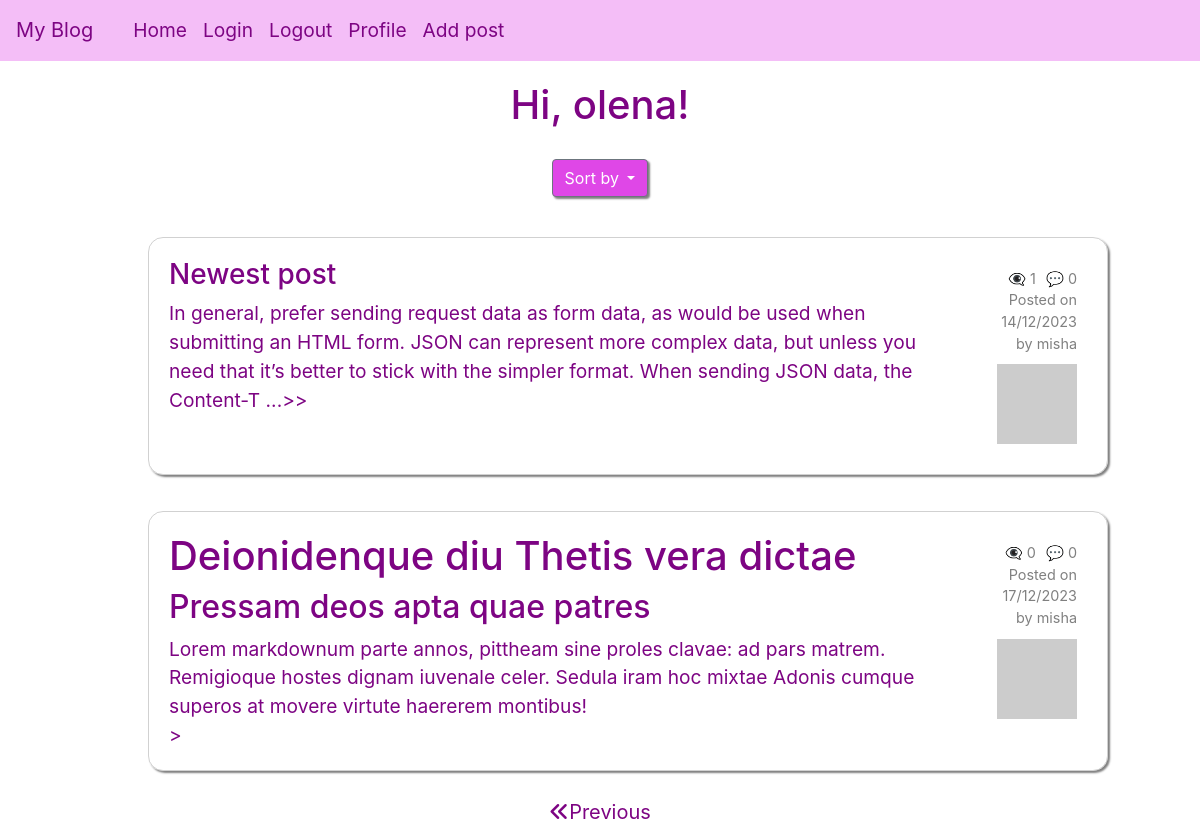
/home?page=3 (signed in), run on the app's committed database.
### app/models/models.py (models this page shows, shortened)
class User(UserMixin, db.Model):
    __tablename__ = "user"
    id = db.Column(db.Integer, primary_key=True)
    username = db.Column(String(64), unique=True, nullable=False)
    email = db.Column(db.String(120), unique=True, nullable=False)
    isAdmin = db.Column(db.Boolean, nullable=False)
    password_hash = db.Column(String(256))
    profile_image = db.Column(String(256))
    info = db.Column(String(256))
    posts = db.relationship('Post', back_populates='user', cascade='all, delete-orphan')
    comments = db.relationship('Comment', back_populates='user', cascade='all, delete-orphan')
    def get_avatar(self, size):
        digest = md5(self.email.lower().encode('utf-8')).hexdigest()
        self.profile_image = f'https://www.gravatar.com/avatar/{digest}?d=identicon&s={size}'
        return self.profile_image

class Post(db.Model):
    __tablename__ = "post"
    id = db.Column(db.Integer, primary_key=True)
    title = db.Column(String(250))
    title_html = db.Column(db.String(250))
    body = db.Column(String(2500))
    body_html = db.Column(db.String(2500))
    timestamp = db.Column(DateTime, default=func.now())
    user_id = db.Column(db.Integer, db.ForeignKey('user.id'), nullable=False)
    user = db.relationship('User', back_populates='posts')
    comments = db.relationship('Comment', back_populates='post', cascade='all, delete-orphan')
    views = db.Column(db.Integer, server_default=str(0))
    def get_comments_length(self):
        commments = Comment.query.filter_by(post_id=self.id).all()
        return len(commments)

### app/routes/routes.py (the view)
@blueprint.route('/', methods=["GET", "POST"])
@blueprint.route('/home', methods=["GET", "POST"])
@login_required
def index():
    page = request.args.get('page', 1, type=int)
    per_page = 2
    posts = Post.query.filter().paginate(page=page, per_page=per_page, error_out=False)
    form = DropdownForm()
    return render_template("index.html", posts=posts, form=form)

### app/templates/index.html (shortened to what this page needs)
{% extends "base.html" %}{% import "bootstrap/wtf.html" as wtf %} {% block
content %} {% if current_user.isAdmin %}
<div class="admin-view-link"><a href="/admin">Admin view</a></div>
<div class="extra">
    <h1 class="greeting">Hi, {{current_user.username }}!</h1>
</div>
{% else %}
<h1 class="greeting">Hi, {{current_user.username }}!</h1>
{% endif %} {% if posts %}
<div class="dropdown">
    <button
        class="btn btn-secondary dropdown-toggle"
        type="button"
        id="dropdownMenuButton"
        data-toggle="dropdown"
        aria-haspopup="true"
        aria-expanded="false"
    >
        Sort by
    </button>
</div>
{% for post in posts %}
<div class="posts">
    <ul>
        <a href="{{url_for('main.post', id=post.id)}}" class="post-link">
            <li class="post">
                <div class="avatar-comment">
                    <div>
                        {% if post.title_html %} {{post.title_html | safe}} {%
                        else %}
                        <h1>{{post.title}}</h1>
                        {% endif %} {{(post.body_html | safe)[0:250]}} ...>>
                    </div>
                </div>
                <div class="comments-date">
                    <div class="comments-views">
                        {% if not post.views%}
                        <p>👁️‍🗨️ 0</p>
                        {% else %}
                        <p>👁️‍🗨️ {{post.views}}</p>
                        {% endif %}
                        <p>💬 {{post.get_comments_length()}}</p>
                    </div>
                    <p>Posted on</p>
                    <p>{{post.timestamp.strftime('%d/%m/%Y')}}</p>
                    by {{post.user.username}}
                    <a href="{{url_for('main.user', username=post.user.username)}}">
                        <img src="{{ post.user.get_avatar(64) }}"
                    /></a>
                </div></li
        ></a>
    </ul>
</div>
{% endfor %}
{% if not sort_by %}
<div class="arrows">
    {% if posts.has_prev %}
    <a href="{{ url_for('main.index', page=posts.prev_num) }}"><i class="fa-solid fa-angles-left"></i>Previous</a>
    {% endif %}
</div>
{%endif%}
{% else %}
<h4 class="greeting">No posts yet</h4>
<h4 class="greeting">Be the first to create a post</h4>
{% endif %} {% endblock %}

### app/static/style.css (style rules this page uses)
* { margin: 0; box-sizing: border-box; }
html { scroll-behavior: smooth; }
a { cursor: pointer; text-decoration: none; color: rgb(223, 71, 231); }
button, .btn { cursor: pointer; }
.btn { float: right; background: rgb(223, 71, 231); color: white; box-shadow: 2px 2px 2px grey; }
ul { list-style-type: none; margin-left: 1rem; font-size: larger; }
.greeting { text-align: center; color: rgb(125, 4, 131); margin: 20px 0; }
.posts { display: flex; flex-direction: column; align-items: center; }
.post { margin: 10px; border: 1px solid rgba(128, 128, 128, 0.364); border-radius: 15px; padding: 20px; box-shadow: 2px 2px 2px grey; width: 80vw; display: grid; grid-template-columns: 5fr 1fr; grid-template-rows: 1fr; }
.comments-date, .comments-date a { display: flex; flex-direction: column; font-size: 0.9rem; align-items: flex-end; justify-content: flex-start; color: grey; padding: 5px; }
.comments-views { display: flex; flex-direction: row; font-size: 0.9rem; justify-content: center; gap: 10px; }
.avatar-comment { display: flex; gap: 20px; align-items: center; color: rgb(125, 4, 131); }
.avatar-comment p { margin: 0; }
.comments-date p { display: flex; flex-direction: column; align-items: flex-end; margin: 0px; }
.dropdown { display: flex; justify-content: center; margin: 30px 0; }
.arrows { display: flex; justify-content: center; font-size: 20px; gap: 20px; }
.arrows a { color: rgb(125, 4, 131); }

### data on the page
User: username "olena"
Post: title_html "Newest post", body_html "In general, prefer sending request data as form data, as would be used when submitting an HTML form. JSON can represent more complex data, but unless you need that it’s better to stick with the simpler format. When sending JSON data, the Content-T", views "1", get_comments_length "0", timestamp "14/12/2023", user.username "misha"
Post: title_html "Deionidenque diu Thetis vera dictae", body_html "Pressam deos apta quae patres Lorem markdownum parte annos, pittheam sine proles clavae: ad pars matrem. Remigioque hostes dignam iuvenale celer. Sedula iram hoc mixtae Adonis cumque superos at movere virtute haererem montibus!", shows "👁️‍🗨️ 0", get_comments_length "0", timestamp "17/12/2023", user.username "misha"
